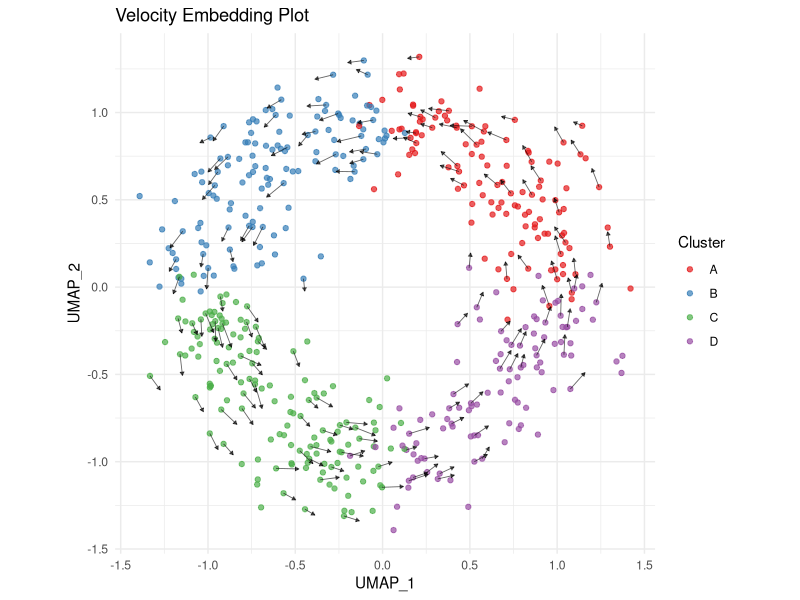
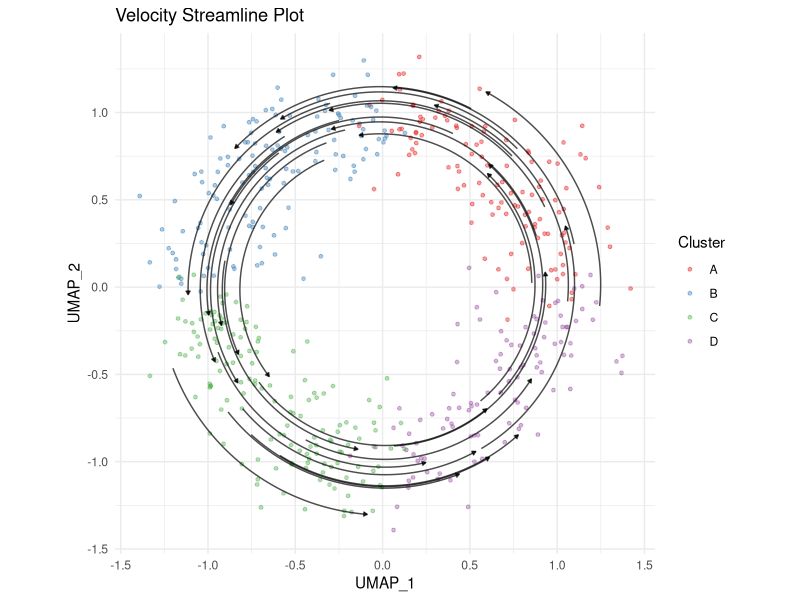
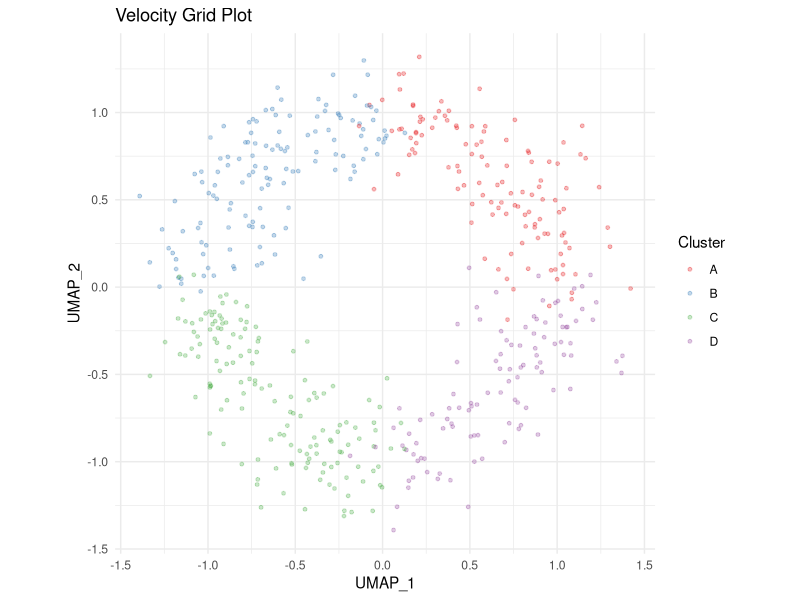
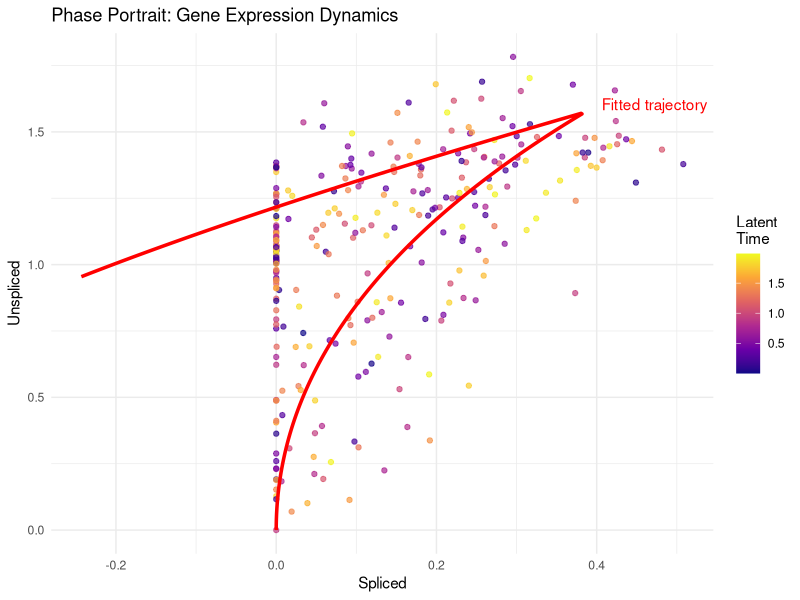
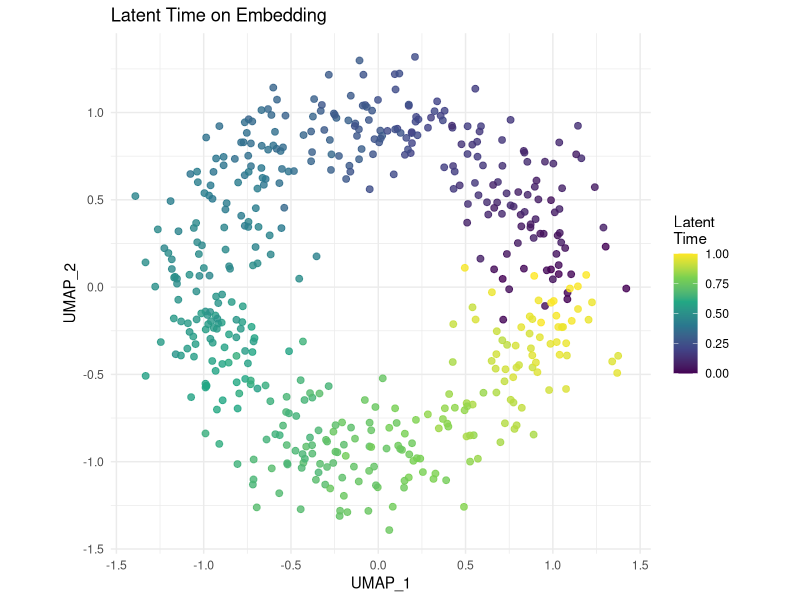
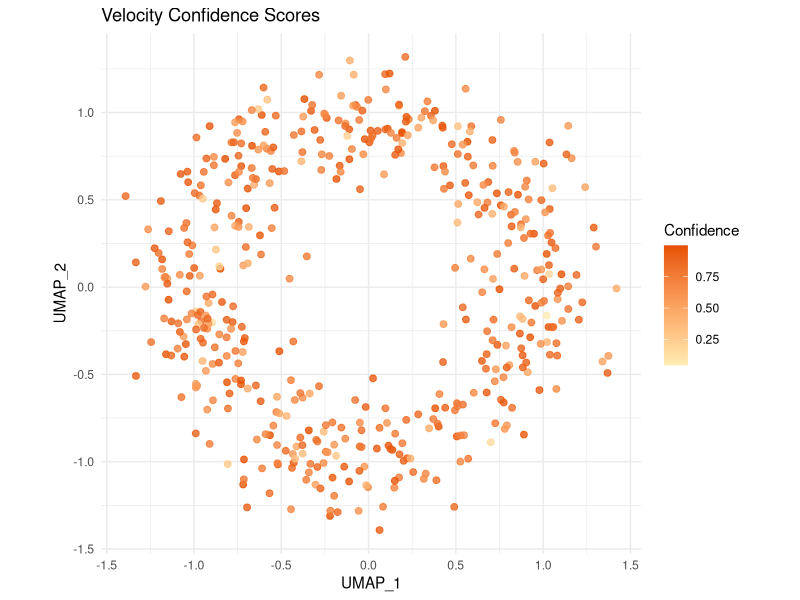

Generate these figures, in order, with R:
## ---- chunk 1
knitr::opts_chunk$set(
  collapse = TRUE,
  comment = "#>",
  fig.width = 8,
  fig.height = 6,
  message = FALSE,
  warning = FALSE,
  eval = TRUE
)
## ---- chunk 2
library(ggplot2)

# Simulate velocity data for demonstration
set.seed(42)
n <- 500

# Create circular trajectory with branches
theta1 <- runif(n/2, 0, pi)
theta2 <- runif(n/2, pi, 2*pi)
theta <- c(theta1, theta2)

r <- 1 + rnorm(n, 0, 0.15)
x <- r * cos(theta) + rnorm(n, 0, 0.1)
y <- r * sin(theta) + rnorm(n, 0, 0.1)

# Velocity: tangent to circle
vx <- -sin(theta) * 0.1 + rnorm(n, 0, 0.02)
vy <- cos(theta) * 0.1 + rnorm(n, 0, 0.02)

# Clusters
cluster <- factor(ifelse(theta < pi/2, "A", 
                         ifelse(theta < pi, "B",
                                ifelse(theta < 3*pi/2, "C", "D"))))

df <- data.frame(x = x, y = y, vx = vx, vy = vy, cluster = cluster)

# Subsample for arrows
arrow_idx <- sample(n, 150)

ggplot(df, aes(x = x, y = y)) +
  geom_point(aes(color = cluster), size = 1.5, alpha = 0.7) +
  geom_segment(data = df[arrow_idx, ],
               aes(xend = x + vx, yend = y + vy),
               arrow = arrow(length = unit(0.1, "cm"), type = "closed"),
               linewidth = 0.3, alpha = 0.6) +
  scale_color_manual(values = c("#E41A1C", "#377EB8", "#4DAF4A", "#984EA3")) +
  labs(x = "UMAP_1", y = "UMAP_2", 
       title = "Velocity Embedding Plot",
       color = "Cluster") +
  theme_minimal() +
  coord_fixed() +
  theme(legend.position = "right")
## ---- chunk 3
# Create streamlines
n_streams <- 30
streams <- list()

for (i in 1:n_streams) {
  # Start position
  t0 <- runif(1, 0, 2*pi)
  r0 <- 1 + rnorm(1, 0, 0.1)
  
  # Generate stream path
  path_len <- 50
  stream_x <- numeric(path_len)
  stream_y <- numeric(path_len)
  
  stream_x[1] <- r0 * cos(t0)
  stream_y[1] <- r0 * sin(t0)
  
  for (j in 2:path_len) {
    # Follow velocity field (tangent)
    angle <- atan2(stream_y[j-1], stream_x[j-1])
    vx <- -sin(angle) * 0.03
    vy <- cos(angle) * 0.03
    
    stream_x[j] <- stream_x[j-1] + vx
    stream_y[j] <- stream_y[j-1] + vy
  }
  
  streams[[i]] <- data.frame(x = stream_x, y = stream_y, group = i)
}

stream_df <- do.call(rbind, streams)

ggplot() +
  geom_point(data = df, aes(x = x, y = y, color = cluster), 
             size = 1, alpha = 0.4) +
  geom_path(data = stream_df, aes(x = x, y = y, group = group),
            linewidth = 0.5, alpha = 0.7, color = "black",
            arrow = arrow(length = unit(0.1, "cm"), type = "closed", ends = "last")) +
  scale_color_manual(values = c("#E41A1C", "#377EB8", "#4DAF4A", "#984EA3")) +
  labs(x = "UMAP_1", y = "UMAP_2", 
       title = "Velocity Streamline Plot",
       color = "Cluster") +
  theme_minimal() +
  coord_fixed() +
  theme(legend.position = "right")
## ---- chunk 4
# Create grid
grid_n <- 15
grid_x <- seq(min(x) - 0.2, max(x) + 0.2, length.out = grid_n)
grid_y <- seq(min(y) - 0.2, max(y) + 0.2, length.out = grid_n)

grid_data <- expand.grid(gx = grid_x, gy = grid_y)

# Average velocity in each grid cell
grid_data$vx <- 0
grid_data$vy <- 0
grid_data$count <- 0

for (i in 1:nrow(grid_data)) {
  # Find cells near this grid point
  dist <- sqrt((x - grid_data$gx[i])^2 + (y - grid_data$gy[i])^2)
  near_idx <- which(dist < 0.3)
  
  if (length(near_idx) > 3) {
    grid_data$vx[i] <- mean(vx[near_idx])
    grid_data$vy[i] <- mean(vy[near_idx])
    grid_data$count[i] <- length(near_idx)
  }
}

# Filter grid points with sufficient data
grid_data <- grid_data[grid_data$count > 3, ]

ggplot() +
  geom_point(data = df, aes(x = x, y = y, color = cluster), 
             size = 1, alpha = 0.3) +
  geom_segment(data = grid_data,
               aes(x = gx, y = gy, xend = gx + vx, yend = gy + vy),
               arrow = arrow(length = unit(0.12, "cm"), type = "closed"),
               linewidth = 0.5, color = "black", alpha = 0.8) +
  scale_color_manual(values = c("#E41A1C", "#377EB8", "#4DAF4A", "#984EA3")) +
  labs(x = "UMAP_1", y = "UMAP_2", 
       title = "Velocity Grid Plot",
       color = "Cluster") +
  theme_minimal() +
  coord_fixed() +
  theme(legend.position = "right")
## ---- chunk 5
# Simulate gene expression data
set.seed(123)
n_cells <- 300

# Create trajectory
t_cells <- runif(n_cells, 0, 2)
t_switch <- 1

# Parameters
alpha <- 2
beta <- 0.5
gamma <- 0.3

# Induction phase
u_ind <- alpha/beta * (1 - exp(-beta * t_cells[t_cells < t_switch]))
s_ind <- alpha/gamma * (1 - exp(-gamma * t_cells[t_cells < t_switch])) + 
         alpha/(gamma - beta) * (exp(-gamma * t_cells[t_cells < t_switch]) - 
                                  exp(-beta * t_cells[t_cells < t_switch]))

# Values at switch
u_switch <- alpha/beta * (1 - exp(-beta * t_switch))
s_switch <- alpha/gamma * (1 - exp(-gamma * t_switch)) + 
            alpha/(gamma - beta) * (exp(-gamma * t_switch) - exp(-beta * t_switch))

# Repression phase
t_rep <- t_cells[t_cells >= t_switch] - t_switch
u_rep <- u_switch * exp(-beta * t_rep)
s_rep <- s_switch * exp(-gamma * t_rep) + 
         beta * u_switch / (gamma - beta) * (exp(-gamma * t_rep) - exp(-beta * t_rep))

# Combine
u_all <- c(u_ind, u_rep) + rnorm(n_cells, 0, 0.1)
s_all <- c(s_ind, s_rep) + rnorm(n_cells, 0, 0.1)
u_all[u_all < 0] <- 0
s_all[s_all < 0] <- 0

phase_df <- data.frame(
  s = s_all,
  u = u_all,
  latent_time = t_cells
)

# Create fitted curve
t_fit <- seq(0, 2, length.out = 200)
u_fit <- ifelse(t_fit < t_switch,
                alpha/beta * (1 - exp(-beta * t_fit)),
                u_switch * exp(-beta * (t_fit - t_switch)))

s_fit <- ifelse(t_fit < t_switch,
                alpha/gamma * (1 - exp(-gamma * t_fit)) + 
                  alpha/(gamma - beta) * (exp(-gamma * t_fit) - exp(-beta * t_fit)),
                s_switch * exp(-gamma * (t_fit - t_switch)) + 
                  beta * u_switch / (gamma - beta) * 
                  (exp(-gamma * (t_fit - t_switch)) - exp(-beta * (t_fit - t_switch))))

fit_df <- data.frame(s = s_fit, u = u_fit)

ggplot(phase_df, aes(x = s, y = u, color = latent_time)) +
  geom_point(size = 1.5, alpha = 0.7) +
  geom_path(data = fit_df, aes(x = s, y = u), 
            color = "red", linewidth = 1.2, inherit.aes = FALSE) +
  scale_color_viridis_c(option = "plasma") +
  labs(x = "Spliced", y = "Unspliced",
       title = "Phase Portrait: Gene Expression Dynamics",
       color = "Latent\nTime") +
  theme_minimal() +
  annotate("text", x = max(s_all) * 0.8, y = max(u_all) * 0.9, 
           label = "Fitted trajectory", color = "red", hjust = 0)
## ---- chunk 6
# Use the simulated data
df$latent_time <- (theta - min(theta)) / (max(theta) - min(theta))

ggplot(df, aes(x = x, y = y, color = latent_time)) +
  geom_point(size = 2, alpha = 0.8) +
  scale_color_viridis_c(option = "viridis") +
  labs(x = "UMAP_1", y = "UMAP_2",
       title = "Latent Time on Embedding",
       color = "Latent\nTime") +
  theme_minimal() +
  coord_fixed()
## ---- chunk 7
# Simulate confidence scores
df$confidence <- pmax(0, 1 - abs(rnorm(n, 0, 0.3)))

ggplot(df, aes(x = x, y = y, color = confidence)) +
  geom_point(size = 2, alpha = 0.8) +
  scale_color_gradient(low = "#FFECB3", high = "#E65100") +
  labs(x = "UMAP_1", y = "UMAP_2",
       title = "Velocity Confidence Scores",
       color = "Confidence") +
  theme_minimal() +
  coord_fixed()
## ---- chunk 8
sessionInfo()
